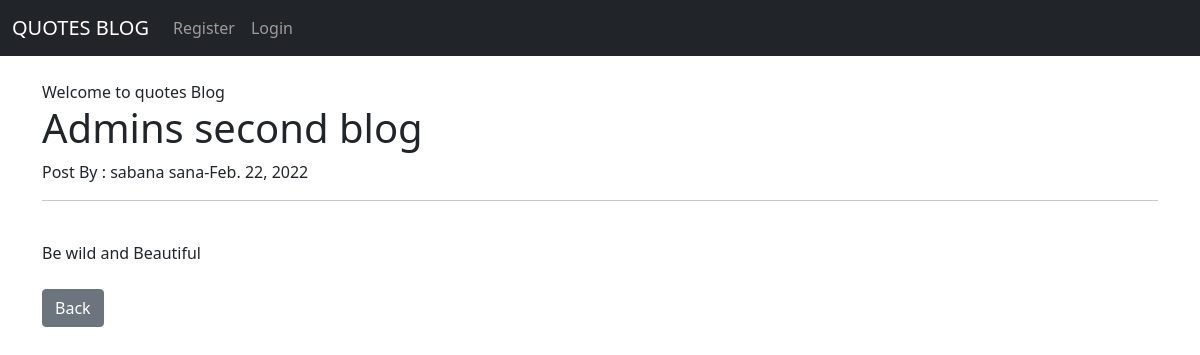
The app's page /detail/2 with its own data.
### blog_app/models.py (models this page shows, shortened)
class Post(models.Model):
    title=models.CharField(max_length=255)
    title_tag=models.CharField(max_length=255)
    author=models.ForeignKey(User,on_delete=models.CASCADE)
    desc=models.TextField()
    post_date=models.DateField(auto_now_add=True)
    class Meta:
        ordering=['-post_date',]

### blog_app/views.py (the view)
class DetailView(DetailView):
    model=Post
    template_name= 'detail.html'

### templates/detail.html (shortened to what this page needs)
{% extends 'base.html' %}
{% block content %}
{% block title %}{{post.title_tag}}{% endblock %}
<h1>{{post.title}}</h1>
Post By : {{post.author.first_name}} {{post.author.last_name}}-{{post.post_date}}
<hr>
<br/>
{{post.desc}}
<br/><br/>
<a href="{% url 'home' %}" class="btn btn-secondary">Back</a>
{% endblock %}

### records on screen
Post: title_tag "Welcome to quotes Blog", title "Admins second blog", author.first_name "sabana", author.last_name "sana", post_date "Feb. 22, 2022", desc "Be wild and Beautiful"
